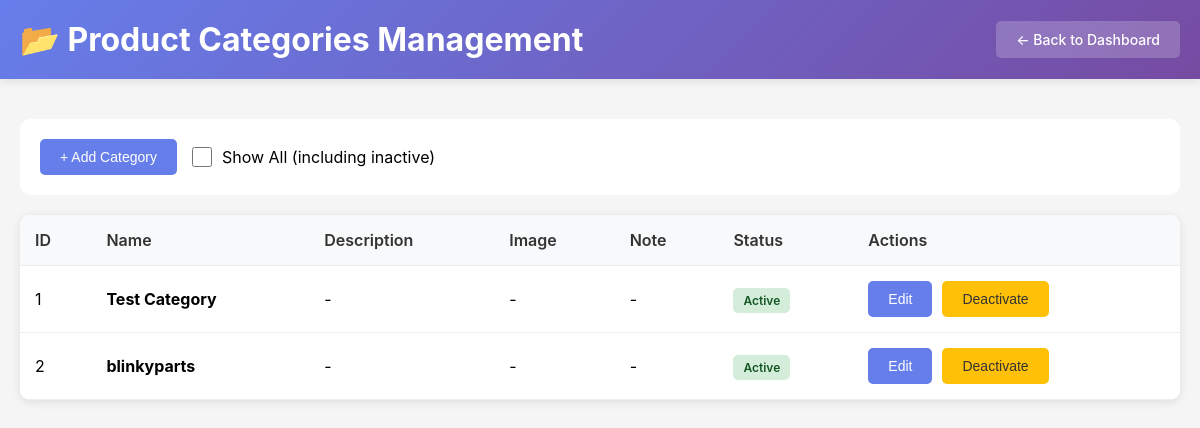
Page /admin/product-categories (signed in) on the earlier database version.
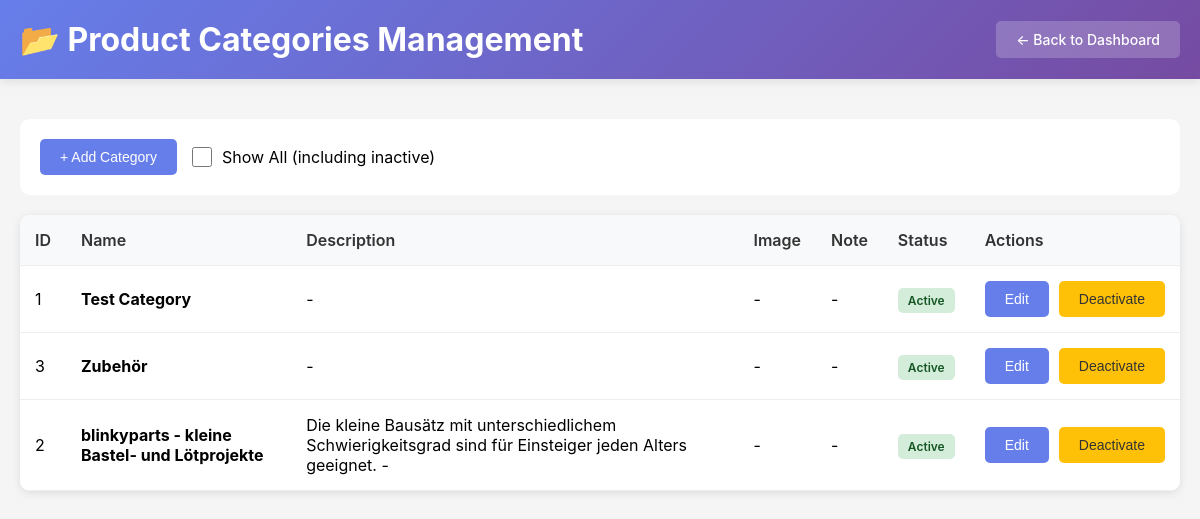
Same page on the later database version.
### tables this page shows
CREATE TABLE "productCategories" (
                productCategoryId INTEGER PRIMARY KEY,
                name TEXT NOT NULL,
                description TEXT,
                image TEXT,
                note TEXT,
                active INTEGER NOT NULL DEFAULT 1
            );

### src/admin.py (the view)
@admin_bp.route('/product-categories')
@require_admin
def product_categories():
    conn = get_db_connection()
    show_all = request.args.get('show_all', 'false') == 'true'
    if show_all:
        categories = conn.execute('SELECT * FROM productCategories ORDER BY name').fetchall()
    else:
        categories = conn.execute('SELECT * FROM productCategories WHERE active = 1 ORDER BY name').fetchall()
    conn.close()
    return render_template('admin_product_categories.html', categories=categories, show_all=show_all)

### src/admin.py (called while the page is built)
def require_admin(f):
    @wraps(f)
    def decorated_function(*args, **kwargs):
        if not session.get('admin_authenticated'):
            return redirect(url_for('admin_login'))
        return f(*args, **kwargs)
    return decorated_function

def get_db_connection():
    from app import DB_NAME
    db_path = PROJECT_ROOT / 'db' / DB_NAME
    conn = sqlite3.connect(str(db_path))
    conn.row_factory = sqlite3.Row
    return conn

### templates/admin_product_categories.html (shortened to what this page needs)
<!DOCTYPE html>
<html lang="en">
<head>
</head>
<body>
    <div class="header">
        <div class="header-content">
            <h1>📂 Product Categories Management</h1>
            <div>
                <a href="/admin" class="btn btn-secondary">← Back to Dashboard</a>
            </div>
        </div>
    </div>
    <div class="container">
        <div class="toolbar">
            <button class="btn btn-primary" onclick="openAddModal()">+ Add Category</button>
            <div class="toggle">
                <input type="checkbox" id="showAll" {% if show_all %}checked{% endif %}
                       onchange="toggleShowAll(this)">
                <label for="showAll">Show All (including inactive)</label>
            </div>
        </div>
        <div class="table-container">
            <table>
                <thead>
                    <tr>
                        <th>ID</th>
                        <th>Name</th>
                        <th>Description</th>
                        <th>Image</th>
                        <th>Note</th>
                        <th>Status</th>
                        <th>Actions</th>
                    </tr>
                </thead>
                <tbody id="categoriesTableBody">
                    {% for category in categories %}
                    <tr>
                        <td>{{ category.productCategoryId }}</td>
                        <td><strong>{{ category.name }}</strong></td>
                        <td>{{ category.description or '-' }}</td>
                        <td>
                            {% if category.image %}
                            <img src="{{ category.image }}" alt="{{ category.name }}" class="image-preview">
                            {% else %}
                            -
                            {% endif %}
                        </td>
                        <td>{{ category.note or '-' }}</td>
                        <td>
                            {% if category.active %}
                            <span class="badge badge-active">Active</span>
                            {% else %}
                            <span class="badge badge-inactive">Inactive</span>
                            {% endif %}
                        </td>
                        <td>
                            <div class="actions">
                                <button class="btn btn-primary" onclick="openEditModal({{ category.productCategoryId }})">Edit</button>
                                {% if category.active %}
                                <button class="btn btn-warning" onclick="toggleActive({{ category.productCategoryId }}, true)">Deactivate</button>
                                {% else %}
                                <button class="btn btn-success" onclick="toggleActive({{ category.productCategoryId }}, false)">Activate</button>
                                {% endif %}
                            </div>
                        </td>
                    </tr>
                    {% endfor %}
                </tbody>
            </table>
        </div>
    </div>
</body>
</html>

### templates/admin_product_categories.html (style rules this page uses)
* { margin: 0; padding: 0; box-sizing: border-box; }
body { font-family: -apple-system, BlinkMacSystemFont, 'Segoe UI', Roboto, Oxygen, Ubuntu, Cantarell, sans-serif; background: #f5f5f5; }
.header { background: linear-gradient(135deg, #667eea 0%, #764ba2 100%); color: white; padding: 20px; box-shadow: 0 2px 10px rgba(0, 0, 0, 0.1); }
.header-content { max-width: 1200px; margin: 0 auto; display: flex; justify-content: space-between; align-items: center; }
.btn { padding: 10px 20px; border: none; border-radius: 5px; cursor: pointer; font-size: 14px; font-weight: 500; text-decoration: none; display: inline-block; transition: transform 0.2s; }
.btn-secondary { background: rgba(255, 255, 255, 0.2); color: white; }
.btn-primary { background: #667eea; color: white; }
.btn-warning { background: #ffc107; color: #333; }
.container { max-width: 1200px; margin: 40px auto; padding: 0 20px; }
.toolbar { background: white; padding: 20px; border-radius: 10px; margin-bottom: 20px; display: flex; gap: 15px; align-items: center; }
.table-container { background: white; border-radius: 10px; overflow: hidden; box-shadow: 0 2px 10px rgba(0, 0, 0, 0.1); }
table { width: 100%; border-collapse: collapse; }
th, td { padding: 15px; text-align: left; border-bottom: 1px solid #eee; }
th { background: #f8f9fa; font-weight: 600; color: #333; }
.badge { padding: 5px 10px; border-radius: 5px; font-size: 12px; font-weight: 600; }
.badge-active { background: #d4edda; color: #155724; }
.toggle { display: flex; align-items: center; gap: 10px; }
.toggle input[type="checkbox"] { width: 20px; height: 20px; }
.actions { display: flex; gap: 10px; }

Differences in the rows shown:
added productCategories: productCategoryId "3", name "Zubehör", description "-", note "-", active "Active"
changed productCategories id 2: name "blinkyparts" → "blinkyparts - kleine Bastel- und Lötprojekte"; description "-" → "Die kleine Bausätz mit unterschiedlichem Schwierigkeitsgrad sind für Einsteiger jeden Alters geeignet. -"
